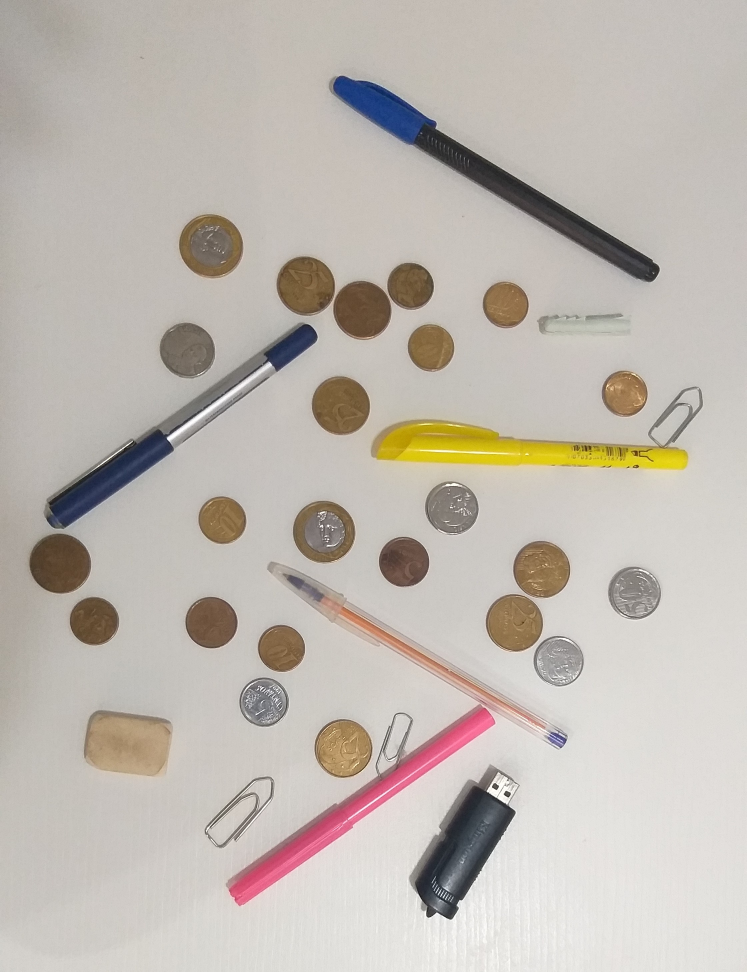
#> input picture Anexos, Imagens e Videos/20211029_105654.jpg, 2240 x 2915 px, found by its file name (shown at 1/3 size)
$ python Exercicio_Sala_Hough.py
#> lines starting #> are read from the running program, lines starting #| are printed output that depends on the picture; after the words box and inside, x2 and y2 are one past the last pixel; in counts of white or black regions, pixels touching at a corner belong together
import cv2
import numpy as np
from pathlib import Path

caminhoImagem = Path('Anexos, Imagens e Videos/20211029_105654.jpg')
gray = np.ndarray
img = np.ndarray

def onTrackbarChange(max_slider):
    cimg = np.copy(img)

    p1 = max_slider
    p2 = max_slider * 0.4

    # Detect circles using HoughCircles transform
    circles = cv2.HoughCircles(gray, cv2.HOUGH_GRADIENT, 1, cimg.shape[0]/64, param1=p1, param2=p2, minRadius=65, maxRadius=100)
    imgMoedas = np.ndarray(gray.shape[:2],np.uint8)

    # If at least 1 circle is detected
    if circles is not None:
        cir_len = circles.shape[1] # store length of circles found
        circles = np.uint16(np.around(circles))
        for i in circles[0, :]:
            # Draw the outer circle
            cv2.circle(imgMoedas, (i[0], i[1]), i[2], 255, 2)
    else:
        cir_len = 0 # no circles detected

    # Display output image
    cv2.imshow('Image', cimg)
    cv2.imshow('Imagem Moedas', imgMoedas)

    #Detecta os contornos de uma imagem binarizada:
    contours, hierarchy = cv2.findContours( imgMoedas, cv2.RETR_EXTERNAL, cv2.CHAIN_APPROX_NONE )

    colunas,linhas = imgMoedas.shape[:2]

    imgTiposMoedas = np.zeros((colunas, linhas , 3), np.uint8)

    # Interage com cada contorno.
    for i in range(len(contours)):
        #  Descobre a área do contorno
        area = cv2.contourArea(contours[i], False)
        # print(  str(i) + " area  " + str(area) )

        if (area>16000 and area<18000):
            color = (0,0,255)
        elif (area>27000):
            color = (0,255,0)
        elif (area>24000):
            color = (255,0,0)
        else:
            color = (255,255,255)
        # Para desenhar todos os contornos é necessário fazer um iterator para cada um variando o índice do contorno.
        cv2.drawContours( imgTiposMoedas, contours, i, color, cv2.FILLED, 8)

    cv2.imshow("Moedas", imgTiposMoedas)

if __name__ == "__main__":
    # Read image
    img = cv2.imread(str(caminhoImagem), 1)
#> img is the input picture: shape (2915, 2240, 3); mean B, G, R 176.8, 184.5, 191.4

    # Convert to gray-scale
    gray = cv2.cvtColor(img, cv2.COLOR_BGR2GRAY)
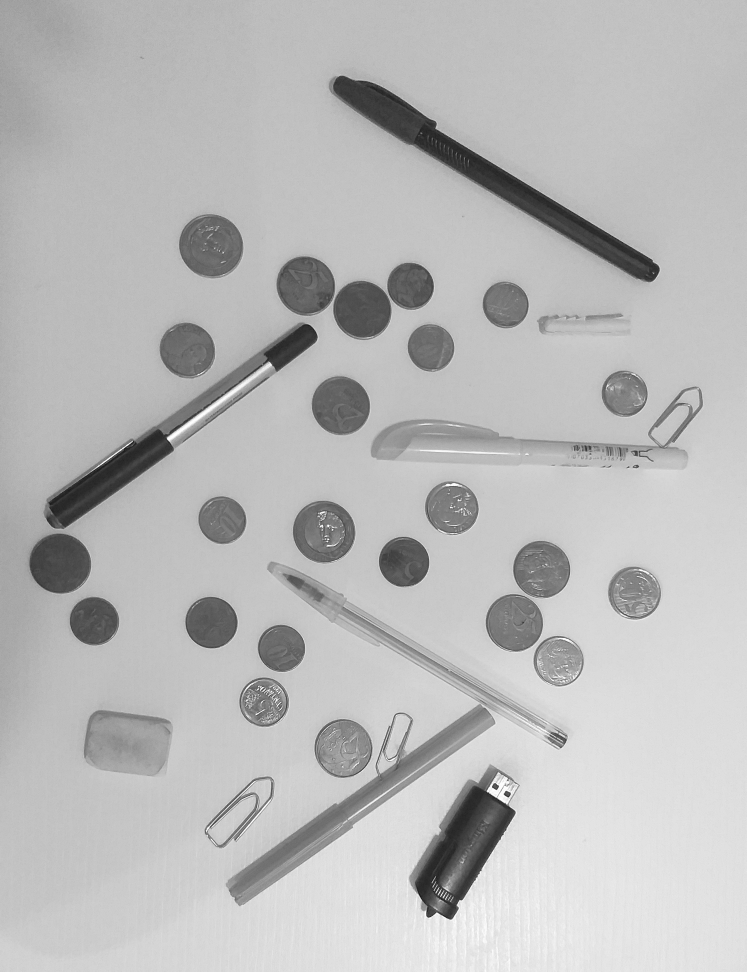
#> gray: shape (2915, 2240) (shown at 1/3 size); min 1, max 255, mean 185.6

    gray = cv2.blur(gray, (9,9))

    # Create display windows
    cv2.namedWindow("Moedas", cv2.WINDOW_FREERATIO)
    cv2.namedWindow("Image", cv2.WINDOW_FREERATIO)
    cv2.namedWindow("Imagem Moedas", cv2.WINDOW_FREERATIO)

    # Trackbar will be used for changing threshold for edge
    initThresh = 105
    maxThresh = 200

    # Create trackbar
    cv2.createTrackbar("Threshold", "Image", initThresh, maxThresh, onTrackbarChange)
    onTrackbarChange(initThresh)
#> in onTrackbarChange, `circles = cv2.HoughCircles(gray, cv2.HOUGH_GRADIENT, 1, cimg.shape[0]/..`: circles = 23 rows, first 8: [179.5, 1689.5, 89.8], [632.5, 1866.5, 77.9], [1084.5, 928.5, 86.3], [969.5, 1593.5, 92.4], [1032.5, 2248.5, 85.8], [842.5, 1943.5, 69], [1023.5, 1217.5, 85.8], [1675.5, 1983.5, 76.3]
#> in onTrackbarChange, `circles = np.uint16(np.around(circles))`: circles = 23 rows, first 8: [180, 1690, 90], [632, 1866, 78], [1084, 928, 86], [970, 1594, 92], [1032, 2248, 86], [842, 1944, 69], [1024, 1218, 86], [1676, 1984, 76]
#> the loop in onTrackbarChange, `for i in circles[0, :]:` made 23 passes
#> i on passes 1 to 12: [180, 1690, 90], [632, 1866, 78], [1084, 928, 86], [970, 1594, 92], [1032, 2248, 86], [842, 1944, 69], [1024, 1218, 86], [1676, 1984, 76], [1544, 1868, 87], [790, 2106, 74], [630, 736, 95], [1356, 1522, 80]
#> in onTrackbarChange, `contours, hierarchy = cv2.findContours( imgMoedas, cv2.RETR_EXTERNAL, ..`: contours = 1 contour; box (x1, y1, x2, y2) and area: (0, 0, 2240, 2915) 6524426
#> the loop in onTrackbarChange, `for i in range(len(contours)):` made 1 pass
#> (area, color) on pass 1: (6524426, (0, 255, 0))
#> after the loop in onTrackbarChange, `for i in range(len(contours)):`:
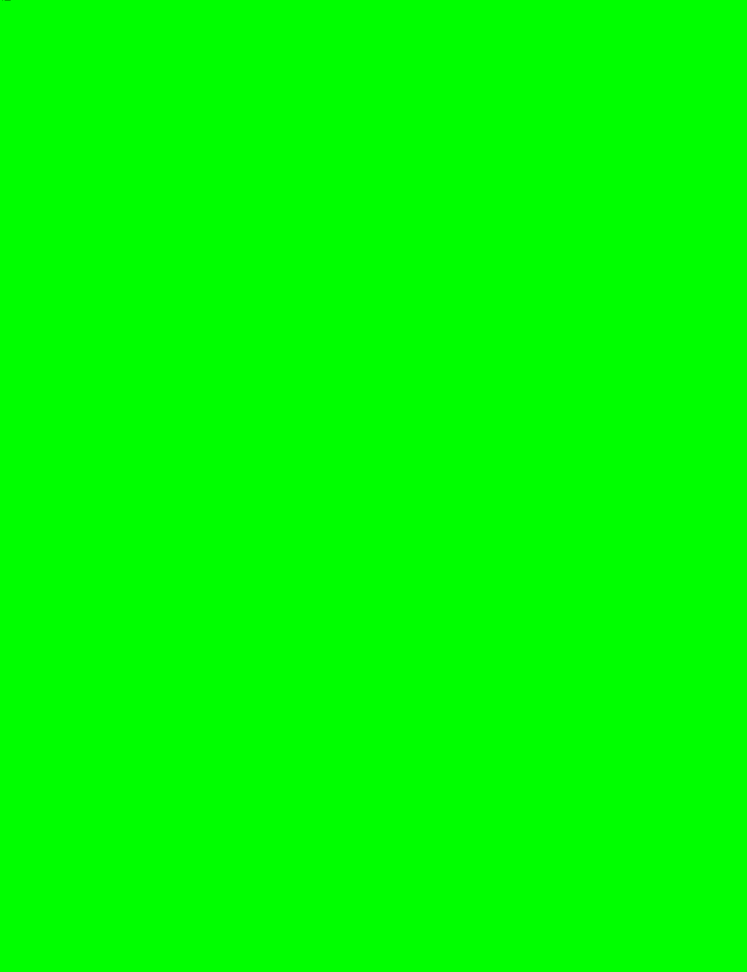
#> imgTiposMoedas: shape (2915, 2240, 3) (shown at 1/3 size); mean of channels 0, 1, 2 0, 255, 0; drawn as B, G, R

    # [4 lines of commented-out code are left out]

    cv2.waitKey(0)

    cv2.destroyAllWindows()

$ run again, with Anexos, Imagens e Videos/1280px-Hereditary_elliptocytosis.jpg copied over Anexos, Imagens e Videos/20211029_105654.jpg
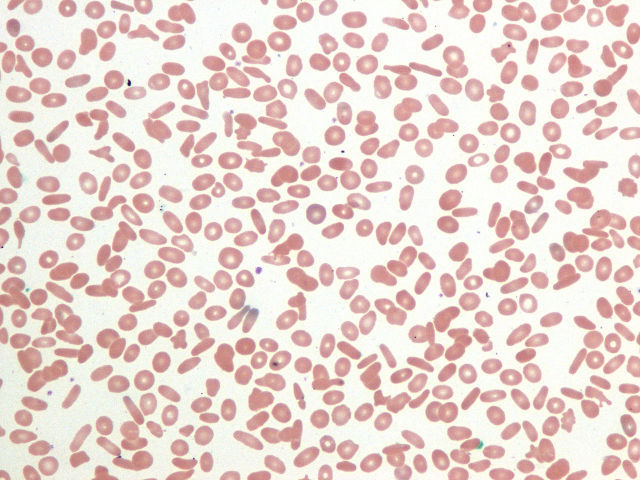
#> input picture Anexos, Imagens e Videos/1280px-Hereditary_elliptocytosis.jpg, 1280 x 960 px, found by its file name (shown at 1/2 size)
#> img is the input picture: shape (960, 1280, 3); mean B, G, R 207.2, 213.2, 233.6
#> `gray = cv2.cvtColor(img, cv2.COLOR_BGR2GRAY)`:
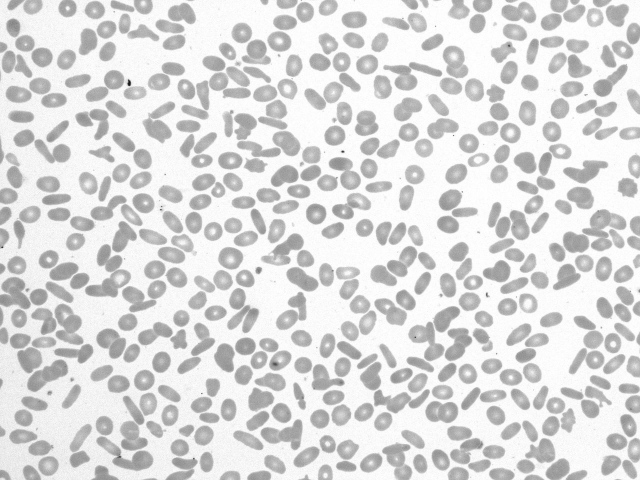
#> gray: shape (960, 1280) (shown at 1/2 size); min 19, max 255, mean 218.6
#> circles = None
